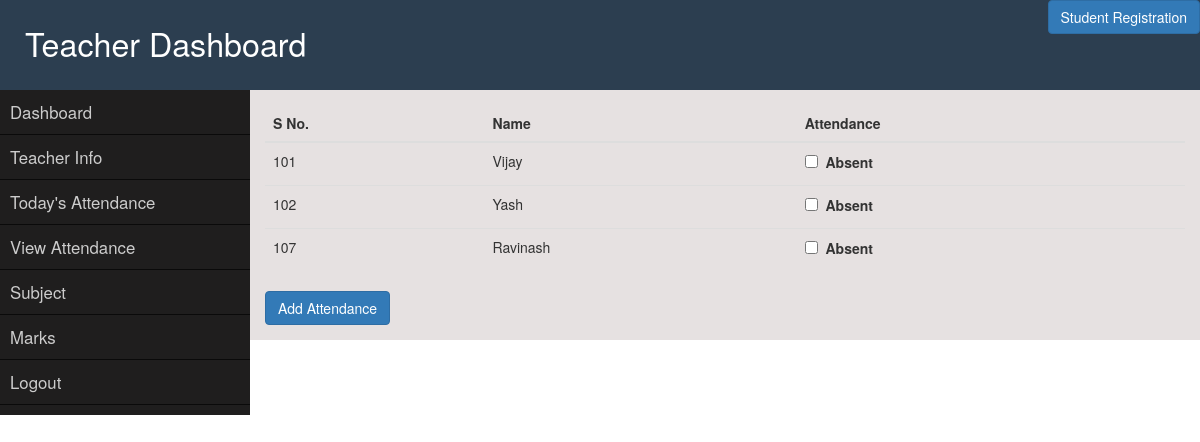
The app's page /add_attendance/ (signed in), older data.
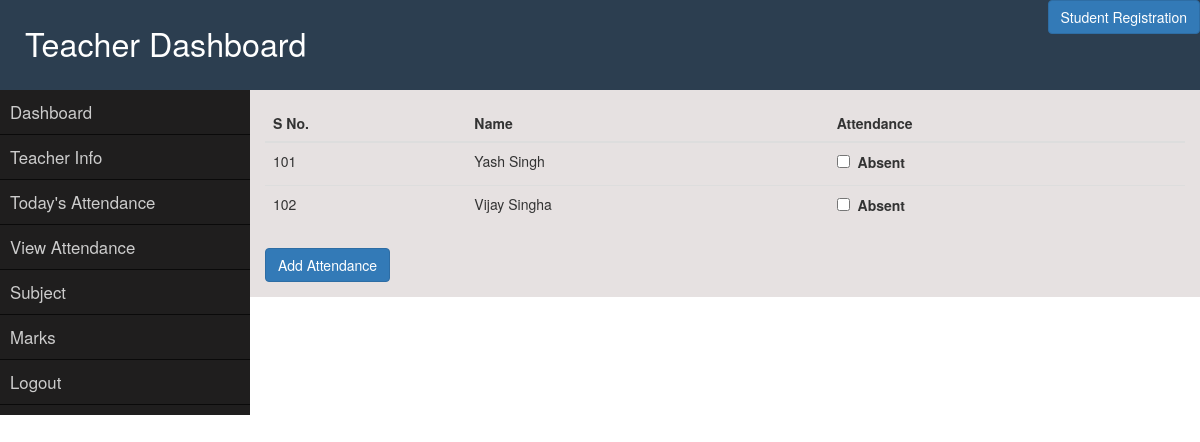
The same page, newer data.
### school/models.py (models this page shows, shortened)
class Student(models.Model):
    roll_no = models.CharField(max_length=20, primary_key=True)
    name = models.CharField(max_length=200)
    student_email = models.EmailField(max_length = 100)
    password = models.CharField(max_length = 200)
    gender = models.CharField(max_length=1)
    parent_name = models.CharField(max_length=201)
    address = models.TextField(max_length=400)
    phone_no = models.CharField(max_length = 10, unique=True)
    department = models.CharField(max_length=30)
    course = models.ForeignKey(Course, on_delete=models.CASCADE, default=0)

### school/views.py (the view)
# urls.py: url(r'^add_attendance/$', views.add_attendance, name="add_attendance"),
def add_attendance(request):
    sessn_val = request.session['teacher']
    teacher_data = Teacher.objects.get(pk=sessn_val)
    course_data = Course.objects.get(course_name=teacher_data.course)
    content = { 'teacher_data': teacher_data, 'course_data': course_data }
    return render(request, 'school/add_attendance.html', content)

### school/models.py (called while the page is built)
    def __str__(self):
        return self.course_name

### templates/school/add_attendance.html (shortened to what this page needs)
{%  extends "school/dashboard.html" %}
{% block dashboard %}
<form method="POST" action="{% url 'school:today_attendance' %}">
	<table class="table">
		<thead>
			<tr>
				<th>S No.</th>
				<th>Name</th>
				<th>Attendance</th>
			</tr>
		</thead>
		<tbody>
			{% for students in course_data.student_set.all %}
			<tr>
				<td>{{ students.roll_no }}</td>
				<td>{{ students.name }}</td>
				<td><label class="add_student_attendance"><input class="add_student_ckbx" type="checkbox" name="present[]" value="{{ students.roll_no }}" >&nbsp; <span>Absent</span></label></td>
			</tr>
			{% endfor %}
		</tbody>
	</table>
	<input type="submit" value="Add Attendance" class="btn btn-primary" name="attendance">
</form>
{% endblock %}

Row changes from the older to the newer data that the page shows:
no longer on this page (row edited): Student: roll_no "107", name "Ravinash"
changed Student id 101: name "Vijay" → "Yash Singh"
changed Student id 102: name "Yash" → "Vijay Singha"
